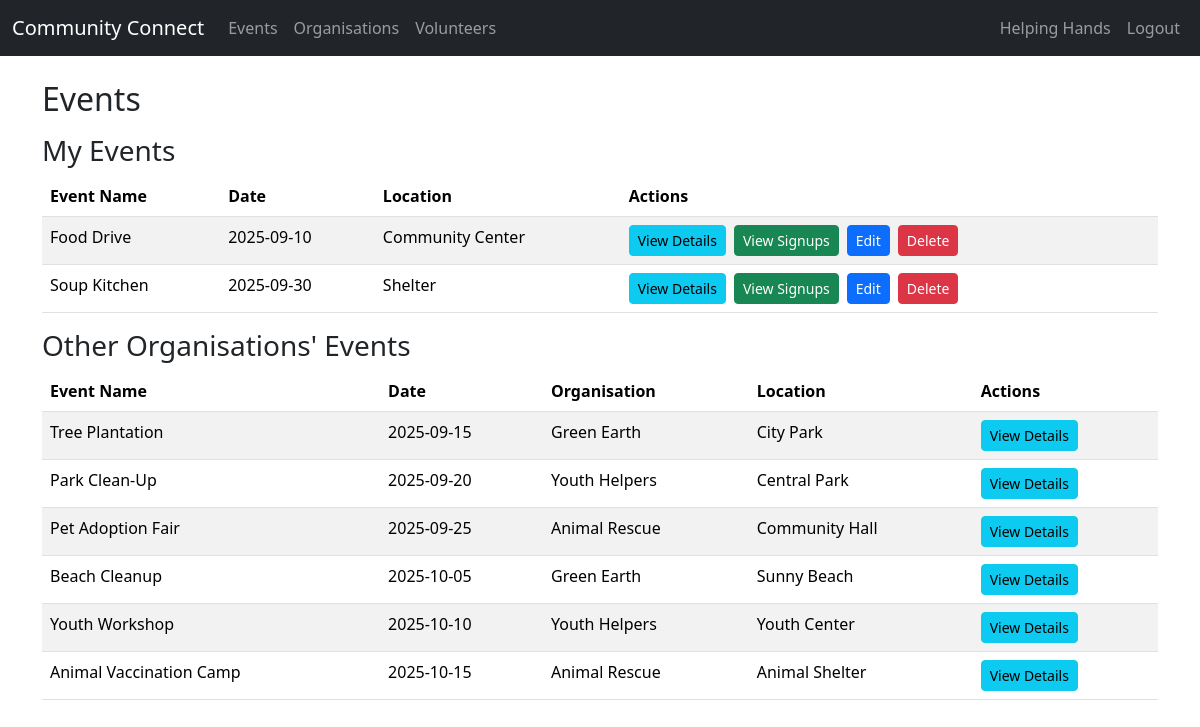
/events (signed in), run on an earlier commit of the app's database.
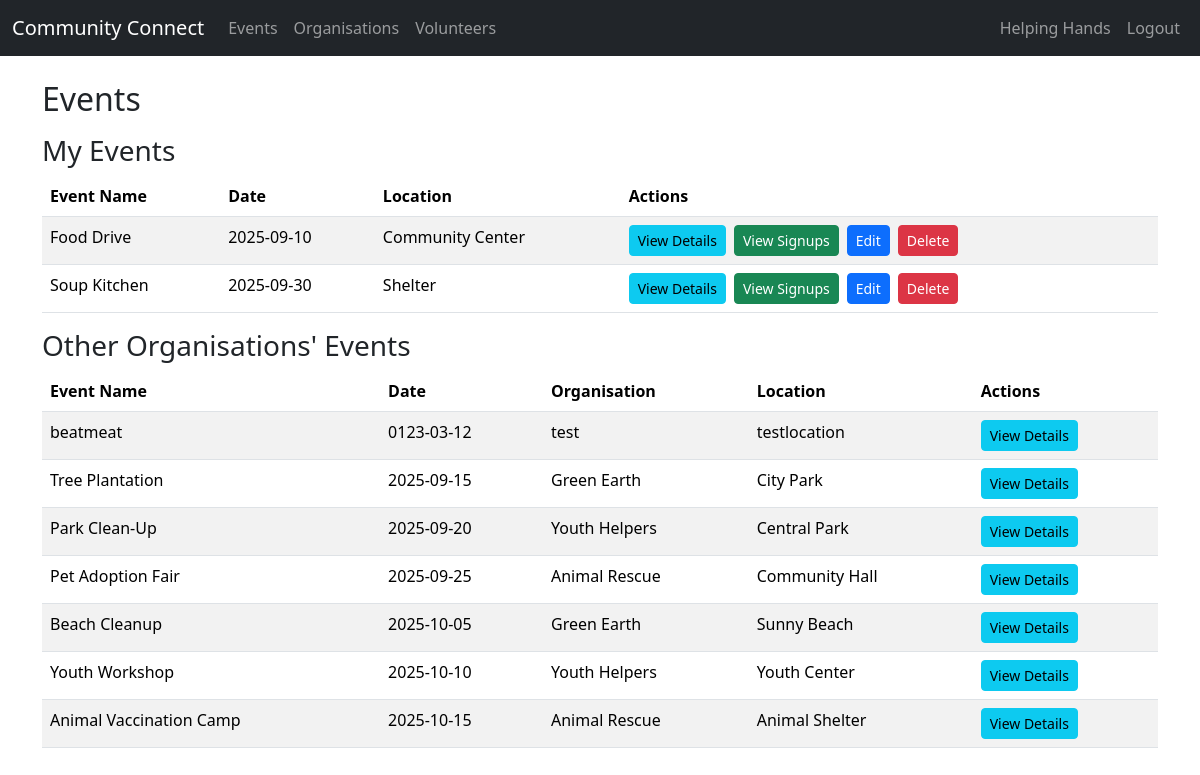
And on a later commit of the database.
### tables this page shows
CREATE TABLE Events (
    EventID INTEGER PRIMARY KEY AUTOINCREMENT,
    OrganisationID INTEGER,
    Name TEXT NOT NULL,
    Description TEXT,
    Date DATE,
    StartTime TIME,
    EndTime TIME,
    Location TEXT,
    Status TEXT,
    FOREIGN KEY (OrganisationID) REFERENCES Organisations(OrganisationID)
);

CREATE TABLE Organisations (
    OrganisationID INTEGER PRIMARY KEY AUTOINCREMENT,
    Name TEXT NOT NULL,
    Description TEXT,
    ContactPerson TEXT,
    Email TEXT UNIQUE,
    Password TEXT,
    Phone TEXT,
    Address TEXT,
    Website TEXT,
    Logo TEXT
);

### app.py (the view, shortened to what this page needs)
@app.route("/events")
@login_required
def list_events():
    db = get_db()
    user_id = session.get('user_id')
    account_type = session.get('account_type')
    if account_type == 'organisation':
        my_events = db.execute(
            """SELECT e.*, o.Name AS OrgName
               FROM Events e
               JOIN Organisations o ON e.OrganisationID = o.OrganisationID
               WHERE e.OrganisationID = ?
               ORDER BY e.Date""",
            (user_id,)
        ).fetchall()
        other_events = db.execute(
            """SELECT e.*, o.Name AS OrgName
               FROM Events e
               JOIN Organisations o ON e.OrganisationID = o.OrganisationID
               WHERE e.OrganisationID != ?
               ORDER BY e.Date""",
            (user_id,)
        ).fetchall()
        return render_template(
            "list_events.html",
            my_events=my_events,
            other_events=other_events
        )
    return redirect(url_for('login'))

### app.py (called while the page is built)
def get_db():
    db = getattr(g, "_database", None)
    if db is None:
        db = g._database = sqlite3.connect(DATABASE)
        db.row_factory = sqlite3.Row
    return db

@app.teardown_appcontext
def close_connection(exception):
    db = getattr(g, "_database", None)
    if db is not None:
        db.close()

def login_required(f):
    @wraps(f)
    def decorated_function(*args, **kwargs):
        if "user_id" not in session:
            flash("Please log in first.", "error")
            return redirect(url_for("login"))
        return f(*args, **kwargs)
    return decorated_function

### templates/list_events.html (shortened to what this page needs)
{% extends "base.html" %}
{% block content %}
<h2 class="mb-3">Events</h2>
{% if session.get('account_type') == 'organisation' %}
    <h3>My Events</h3>
    <table class="table table-striped">
        <thead>
            <tr>
                <th>Event Name</th>
                <th>Date</th>
                <th>Location</th>
                <th>Actions</th>
            </tr>
        </thead>
        <tbody>
            {% for event in my_events %}
            <tr>
                <td>{{ event.Name }}</td>
                <td>{{ event.Date }}</td>
                <td>{{ event.Location }}</td>
                <td>
                    <div class="d-flex align-items-center gap-2">
                        <a href="#" class="btn btn-sm btn-info event-details-link" data-event-id="{{ event.EventID }}">View Details</a>
                        <a href="{{ url_for('view_event_signups', event_id=event.EventID) }}" class="btn btn-sm btn-success">View Signups</a>
                        <a href="{{ url_for('edit_event', event_id=event.EventID) }}" class="btn btn-sm btn-primary">Edit</a>
                        <form action="{{ url_for('delete_event', event_id=event.EventID) }}" method="POST" class="m-0">
                            <button type="submit" class="btn btn-sm btn-danger" onclick="return confirm('Are you sure?');">Delete</button>
                        </form>
                    </div>
                </td>
            </tr>
            {% else %}
            <tr>
                <td colspan="4">No events found.</td>
            </tr>
            {% endfor %}
        </tbody>
    </table>
    <h3>Other Organisations' Events</h3>
    <table class="table table-striped">
        <thead>
            <tr>
                <th>Event Name</th>
                <th>Date</th>
                <th>Organisation</th>
                <th>Location</th>
                <th>Actions</th>
            </tr>
        </thead>
        <tbody>
            {% for event in other_events %}
            <tr>
                <td>{{ event.Name }}</td>
                <td>{{ event.Date }}</td>
                <td>{{ event.OrgName }}</td>
                <td>{{ event.Location }}</td>
                <td>
                    <a href="#" class="btn btn-sm btn-info event-details-link" data-event-id="{{ event.EventID }}">View Details</a>
                </td>
            </tr>
            {% else %}
            <tr>
                <td colspan="5">No events found.</td>
            </tr>
            {% endfor %}
        </tbody>
    </table>
{% endif %}
{% endblock %}

What changed in the data, as far as the page shows it:
added Events: Name "beatmeat", Date "0123-03-12", OrgName "test", Location "testlocation", shown under "Other Organisations' Events"
